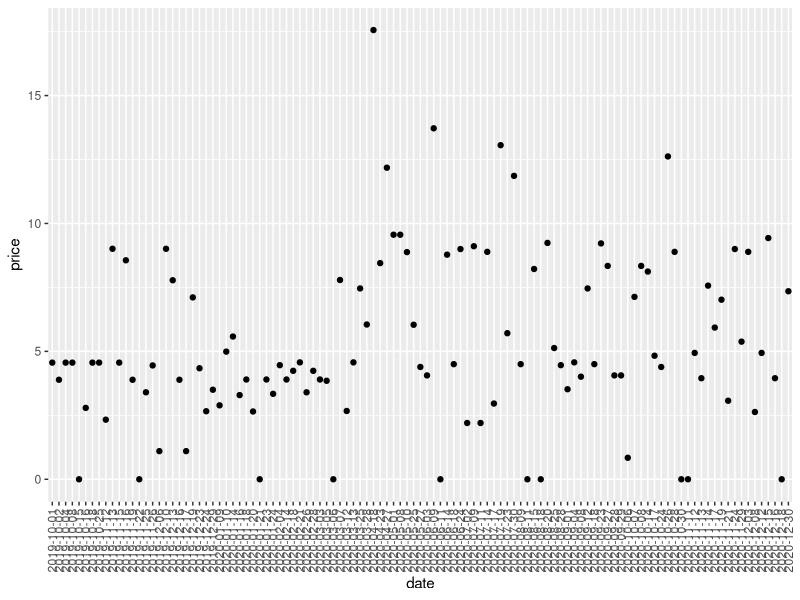

Source code (R):
library(ggplot2)

data <- read.csv("dunkin.csv")
data2019 <- read.csv("dunkin-2019.csv")
dataTotal <- read.csv("dunkin-total.csv")

#print(data)
#print(data2019)

# save png file
ggsave(file="dunkin-chart-3.png", width=10, height=5, dpi=300)

# data <- data.frame("dunkin.csv")

p <- ggplot(dataTotal, aes(x=date, y=price)) +
  #geom_bar(stat = "identity")
  geom_point()

p + guides(x = guide_axis(angle = 90))
